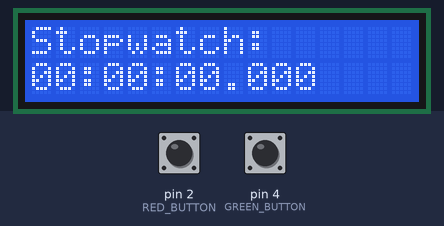
Recording of a sketch running on a simulated Arduino Uno, built with avr-gcc and run on an emulated ATmega328P. On the bench: 16×2 character LCD. The test bench sets the inputs (shaded band); at power-on: pin 4 (GREEN_BUTTON) HIGH, pin 2 (RED_BUTTON) HIGH.

Above: at 1.2 s.
1.3 s: pin 4 (GREEN_BUTTON) pulled LOW for 0.15 s
At 1.98 s:
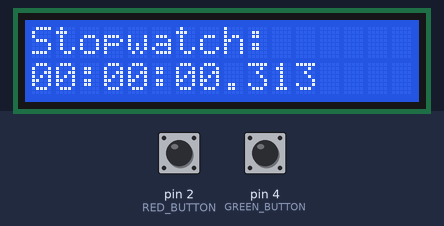
3.0 s: pin 2 (RED_BUTTON) pulled LOW for 0.15 s
At 3.1 s:
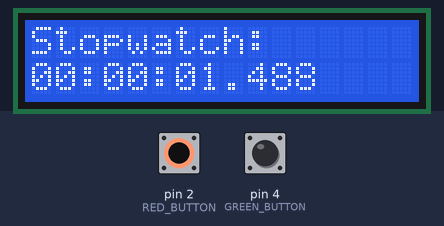
4.7 s: pin 4 (GREEN_BUTTON) pulled LOW for 1 s
At 5.92 s:
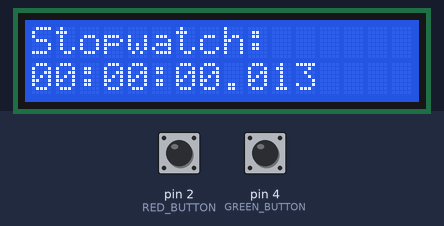
7.2 s: pin 2 (RED_BUTTON) pulled LOW for 1 s
At 8.0 s:
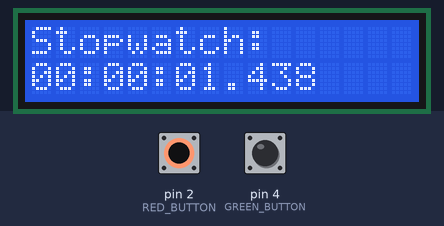
Timing chart, 0 to 10.2 s (numbered marks = the images above; inputs shaded):
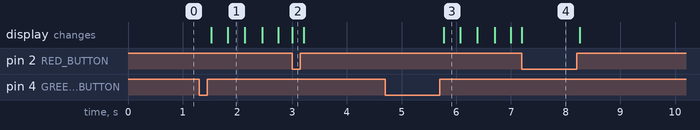

Measured:
- after the input at 1.3 s, the display: first changes after 0.23 s (image 1 shows a later state)
- after the input at 4.7 s, the display: changes after 1.1 s (image 3)

The sketch:

ex3-lcd-display.ino
```cpp
#include <Arduino.h>
#include <LiquidCrystal_I2C.h>

#define RED_BUTTON 2
#define GREEN_BUTTON 4

LiquidCrystal_I2C lcd(0x27, 16, 2);

unsigned long start_time = 0;
unsigned long paused_time = 0;
bool display_paused = true;

void initButtons() {
    pinMode(RED_BUTTON, INPUT_PULLUP);
    pinMode(GREEN_BUTTON, INPUT_PULLUP);
}

void setup() {
    lcd.init();
    lcd.backlight();
    initButtons();

    lcd.setCursor(0, 0);
    lcd.print("Stopwatch:");
    lcd.setCursor(0, 1);
    lcd.print("00:00:00.000");
}

void updateDisplay(unsigned long elapsed_ms) {
    unsigned long total_seconds = elapsed_ms / 1000;
    unsigned long milliseconds = elapsed_ms % 1000;
    unsigned long hours = total_seconds / 3600;
    unsigned long minutes = (total_seconds % 3600) / 60;
    unsigned long seconds = total_seconds % 60;

    lcd.setCursor(0, 1);
    lcd.print((hours < 10 ? "0" : "") + String(hours) + ":");
    lcd.print((minutes < 10 ? "0" : "") + String(minutes) + ":");
    lcd.print((seconds < 10 ? "0" : "") + String(seconds) + ".");
    if (milliseconds < 10) {
        lcd.print("00" + String(milliseconds));
    } else if (milliseconds < 100) {
        lcd.print("0" + String(milliseconds));
    } else {
        lcd.print(String(milliseconds));
    }
}

void loop() {
    if (digitalRead(GREEN_BUTTON) == LOW) {
        // Debounce delay
        delay(50);
        while (digitalRead(GREEN_BUTTON) == LOW);  // Wait for button release
        delay(50);
        if (display_paused) {
            // Start or resume updating display
            if (start_time == 0) {
                // First time starting
                start_time = millis();
            } else {
                // Resume, adjust start_time to account for the paused duration
                start_time += millis() - paused_time;
            }
            display_paused = false;
        } else {
            // Pause updating display
            paused_time = millis();
            display_paused = true;
        }
    }

    if (digitalRead(RED_BUTTON) == LOW) {
        // Debounce delay
        delay(50);
        while (digitalRead(RED_BUTTON) == LOW);  // Wait for button release
        delay(50);
        // Reset everything
        start_time = 0;
        paused_time = 0;
        display_paused = true;
        lcd.setCursor(0, 1);
        lcd.print("00:00:00.000");
    }

    if (!display_paused) {
        unsigned long current_time = millis();
        unsigned long elapsed_ms = current_time - start_time;
        updateDisplay(elapsed_ms);
    }
}
```
